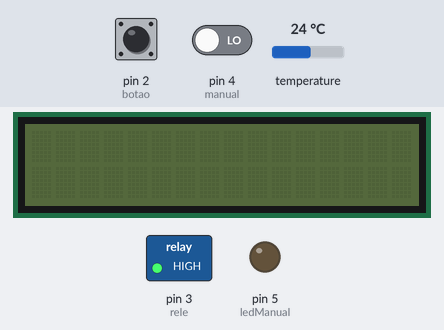
Simulated run of this sketch. Board: Arduino Uno, built with avr-gcc and run on an emulated ATmega328P. Parts: 16×2 character LCD, switched loads named in the sketch (green lamp = pin HIGH), output pins drawn as LEDs (lit = HIGH). Inputs (shaded band) come from the test bench; at power-on: pin 2 (botao) LOW, pin 4 (manual) LOW, temperature 24 °C. The local clock reads 2024-03-15 10:24:30 at power-on unless the sketch sets it.

Above: at 1.2 s.
1.3 s: pin 2 (botao) pulled HIGH for 0.15 s
At 2.0 s:
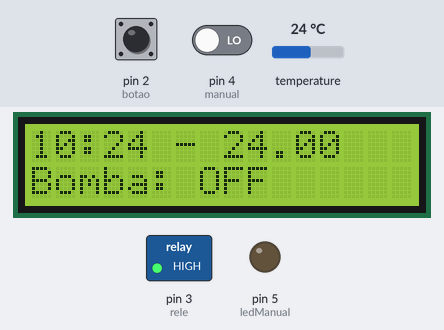
Timing chart, 0 to 4.3 s (numbered marks = the images above; inputs shaded):
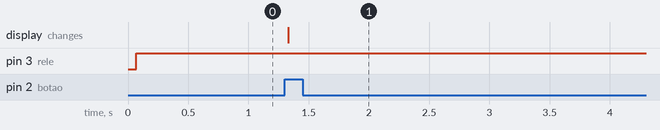

The sketch:

TimerHidroponia.ino
```cpp
#include <Wire.h>        //Biblioteca para manipulação do protocolo I2C
#include <DS3231.h>      //Biblioteca para manipulação do DS3231 https://github.com/jarzebski/Arduino-DS3231
#include <LiquidCrystal_I2C.h>

DS3231 rtc;              //Criação do objeto do tipo DS3231
RTCDateTime dataehora;   //Criação do objeto do tipo RTCDateTime
LiquidCrystal_I2C lcd(0x3F,2,1,0,4,5,6,7,3, POSITIVE);

int rele = 3;
int botao = 2;
int manual = 4;
long tempoManual = 0;
int estaManual = 0; //0 - Não, 1 - Sim
int ledManual = 5;
int bomba = LOW;

void setup()
{
  Serial.begin(9600);
  pinMode(rele, OUTPUT);
  pinMode(botao, INPUT);
  pinMode(manual, INPUT);
  pinMode(ledManual, OUTPUT);
  lcd.begin (16,2);
  rtc.begin();

  lcd.clear();
  lcd.setBacklight(LOW);

  //rtc.setDateTime(__DATE__, __TIME__); //habilitar somente para ajustar a hora, depois comentar e compilar de novo
}

void loop()
{
  if (estaManual == 0 && digitalRead(manual) == HIGH && bomba == HIGH)
    ModoManual();

  if (digitalRead(botao) == HIGH)
    MostraInfo();

  dataehora = rtc.getDateTime();

  if ((dataehora.minute >= 0 && dataehora.minute <15) ||
      (dataehora.minute >= 30 && dataehora.minute <45) ||
      estaManual == 1)
    bomba = LOW; //Liga o rele
  else
    bomba = HIGH; //Desliga o rele

  digitalWrite(rele, bomba);

  if (estaManual == 1)
    digitalWrite(ledManual, HIGH);

  if (estaManual == 1 && abs(TempoAgora() - tempoManual) > 60) {
    estaManual = 0;
    digitalWrite(ledManual, LOW);
  }
}

void MostraInfo() {
  lcd.setBacklight(HIGH);
  lcd.clear();
  PrintHoraTemp();
  PrintBomba();
  delay(10000);
  lcd.clear();
  lcd.setBacklight(LOW);
}

void PrintHoraTemp() {
  lcd.setCursor(0,0);
  if (dataehora.hour < 10)
    lcd.print("0");

  lcd.print(dataehora.hour);
  lcd.print(":");

  if (dataehora.minute < 10)
    lcd.print("0");

  lcd.print(dataehora.minute);
  lcd.print(" - ");
  lcd.print(rtc.readTemperature());
}

void PrintBomba() {
  lcd.setCursor(0,1);
  lcd.print("Bomba: ");

  if (bomba == LOW)
    lcd.print("ON ");
  else
    lcd.print("OFF");
}

void ModoManual() {
  estaManual = 1;
  tempoManual = TempoAgora();
}

int TempoAgora() {
  return dataehora.second + dataehora.minute * 60 + dataehora.hour * 3600;
}
```

Measured:
- after the input at 1.3 s, the display: changes at once (image 1)
